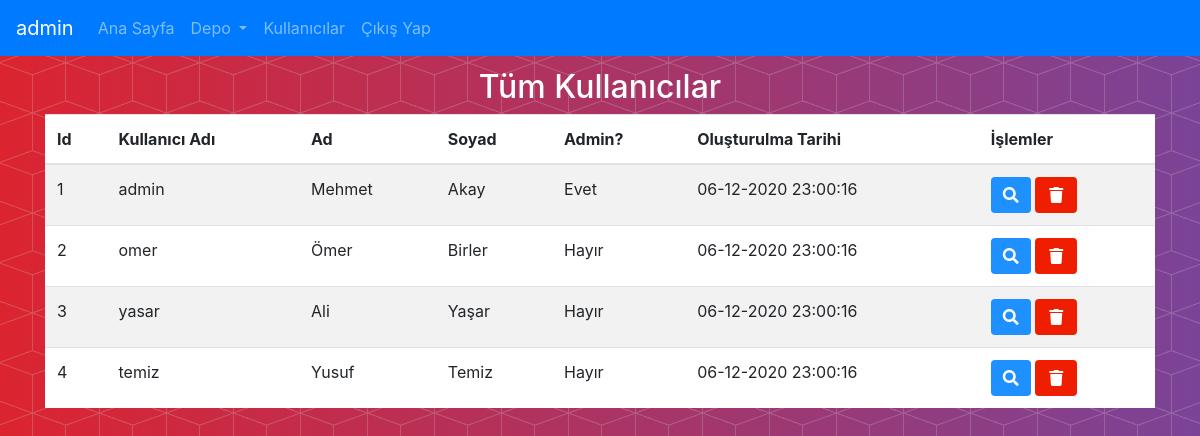
Screenshot of /users (signed in) with the database file from the repository.
### models.py (models this page shows, shortened)
class User(UserMixin, Base):
    __tablename__ = 'user'
    id = Column(Integer, primary_key=True)
    username = Column(String(50), unique=True)
    name = Column(String(50))
    surname = Column(String(50))
    isadmin = Column(Boolean, default=False)
    createdate = Column(DateTime, default=datetime.utcnow())
    changedate = Column(DateTime, default=datetime.utcnow())
    password = Column(String(100))
    mockpassword = Column(String(70))

### routes/useroperations.py (the view)
@app.route('/users', methods=['GET'])
@login_required
def users():
    users = dbexecutor.getAllUsers()
    return render_template("users.html", users=users)

### dbexecutor.py (called while the page is built)
def getAllUsers():
    users = session.query(models.User).all()
    return users

### main.py (called while the page is built)
@app.teardown_appcontext
def shutdown_session(exception=None):
    dbexecutor.session.remove()

@app.context_processor
def inject_debug():
    return dict(debug=app.debug)

### routes/useroperations.py (called while the page is built)
@login_manager.user_loader
def load_user(user_id):
    return User.query.get(user_id)

### templates/users.html (shortened to what this page needs)
{%extends "base.html"%}
{%block content%}
{% if current_user.isadmin %}
<div id="formcontainer" class="container" style="margin-top: 1%; margin-left: auto; margin-right:auto;">
    <h2 class="form-signin-heading" style="text-align:center; color:white;">Tüm Kullanıcılar</h2>
    <div class="table-responsive">
      <table id="usertable" class="table table-striped" style="background-color:white;">
          <thead>
            <tr>
              <th scope="col">Id</th>
              <th scope="col">Kullanıcı Adı</th>
              <th scope="col">Ad</th>
              <th scope="col">Soyad</th>
              <th scope="col">Admin?</th>
              <th scope="col">Oluşturulma Tarihi</th>
              <th scope="col">İşlemler</th>
            </tr>
          </thead>
          <tbody>
            {%for user in users%}
              <tr>
                  <td>{{user.id}}</td>
                  <td>{{user.username}}</td>
                  <td>{{user.name}}</td>
                  <td>{{user.surname}}</td>
                  {% if user.isadmin %}
                  <td>Evet</td>
                  {% else %}
                  <td>Hayır</td>
                  {% endif %}
                  <td>{{user.createdate.strftime('%d-%m-%Y %H:%M:%S')}}</td>
                  <td>
                      <div>
                            <button class="btn btn-info content_itemBtn" data-formid="{{user.id}}" data-toggle="tooltip" title=""><i class="fas fa-search"></i></button>
                            <button class="btn btn-danger delete_itemBtn" data-formid="{{user.id}}" data-toggle="tooltip" title="Kullanıcıyı Sil"><i class="fa fa-trash"></i></button>
                      </div>
                  </td>
              </tr>
            {%endfor%}
          </tbody>
      </table>
    </div>
    <span style="display:block; height: 30px;"></span>
</div>
{% else %}
<div class="alert alert-danger" role="alert" style="margin-top: 1%; margin-left: 3%; margin-right:3%; display: block;">
  Bu sayfayı görüntülemeye yetkiniz yok!
</div>
{% endif %}
{%endblock%}

### templates/base.html (shortened to what this page needs)
<!DOCTYPE html>
<html lang="en">
    <head>
        <link href="../static/css/bootstrap.min.css" rel="stylesheet">
        <link rel="stylesheet" href="../static/css/fa-all.css">
        <link rel="stylesheet" type="text/css" href="../static/DataTables/datatables.min.css"/>
    </head>
    <body class="custombodystyle">
        <nav class="navbar navbar-expand-lg navbar-dark bg-primary">
          {% if not current_user.is_anonymous %}
          <a class="navbar-brand" href="/userprofile">{{session['username']}}</a>
          {% else %}
          <a class="navbar-brand" href="#">Siz</a>
          {% endif %}
          <div class="collapse navbar-collapse" id="navbarSupportedContent">
            <ul id="navbuttons" class="navbar-nav mr-auto">
              <li class="nav-item">
                <a class="nav-link" href="/">Ana Sayfa<span class="sr-only">(current)</span></a>
              </li>
              {% if not current_user.is_anonymous %}
                  {% if current_user.isadmin %}
                     <li class="nav-item dropdown bg-primary">
                        <a class="nav-link dropdown-toggle" href="#" role="button" data-toggle="dropdown" aria-haspopup="true" aria-expanded="false">
                          Depo
                        </a>
                     </li>
                     <li class="nav-item">
                      <a class="nav-link" href="/users">Kullanıcılar<span class="sr-only">(current)</span></a>
                     </li>
                  {% endif %}
              {% endif %}
              {% if not current_user.is_anonymous %}
                 <li class="nav-item">
                      <a class="nav-link" href="/logout">Çıkış Yap<span class="sr-only">(current)</span></a>
                  </li>
              {% endif %}
            </ul>
          </div>
        </nav>
        {%block content%}
        {%endblock%}
    </body>
</html>

### static/css/fa-all.css (style rules this page uses)
.fa,.fab,.fal,.far,.fas { -moz-osx-font-smoothing:grayscale;-webkit-font-smoothing:antialiased;display:inline-block;font-style:normal;font-variant:normal;text-rendering:auto;line-height:1 }
.fa-search:before { content:"\f002" }
.fa-trash:before { content:"\f1f8" }
.fa,.far,.fas { font-family:"Font Awesome 5 Free" }
.fa,.fas { font-weight:900 }

### templates/base.html (style rules this page uses)
body.custombodystyle { background: url('../static/img/bg-pattern.png'), linear-gradient(to left, #7b4397, #dc2430); position: relative; width: 100%; }
.delete_itemBtn { background-color: #f01e00; border: none; color: white; padding: 6px 14px; font-size: 16px; cursor: pointer; }
.content_itemBtn { background-color: DodgerBlue; border: none; color: white; padding: 6px 12px; font-size: 16px; cursor: pointer; }

### templates/users.html (style rules this page uses)
.delete_itemBtn { background-color: #f01e00; border: none; color: white; padding: 6px 14px; font-size: 16px; cursor: pointer; }
.content_itemBtn { background-color: DodgerBlue; border: none; color: white; padding: 6px 12px; font-size: 16px; cursor: pointer; }

### rows the page displays
User: username "admin", id "1", name "Mehmet", surname "Akay", isadmin "Evet", createdate "06-12-2020 23:00:16"
User: id "2", username "omer", name "Ömer", surname "Birler", isadmin "Hayır", createdate "06-12-2020 23:00:16"
User: id "3", username "yasar", name "Ali", surname "Yaşar", isadmin "Hayır", createdate "06-12-2020 23:00:16"
User: id "4", username "temiz", name "Yusuf", surname "Temiz", isadmin "Hayır", createdate "06-12-2020 23:00:16"
